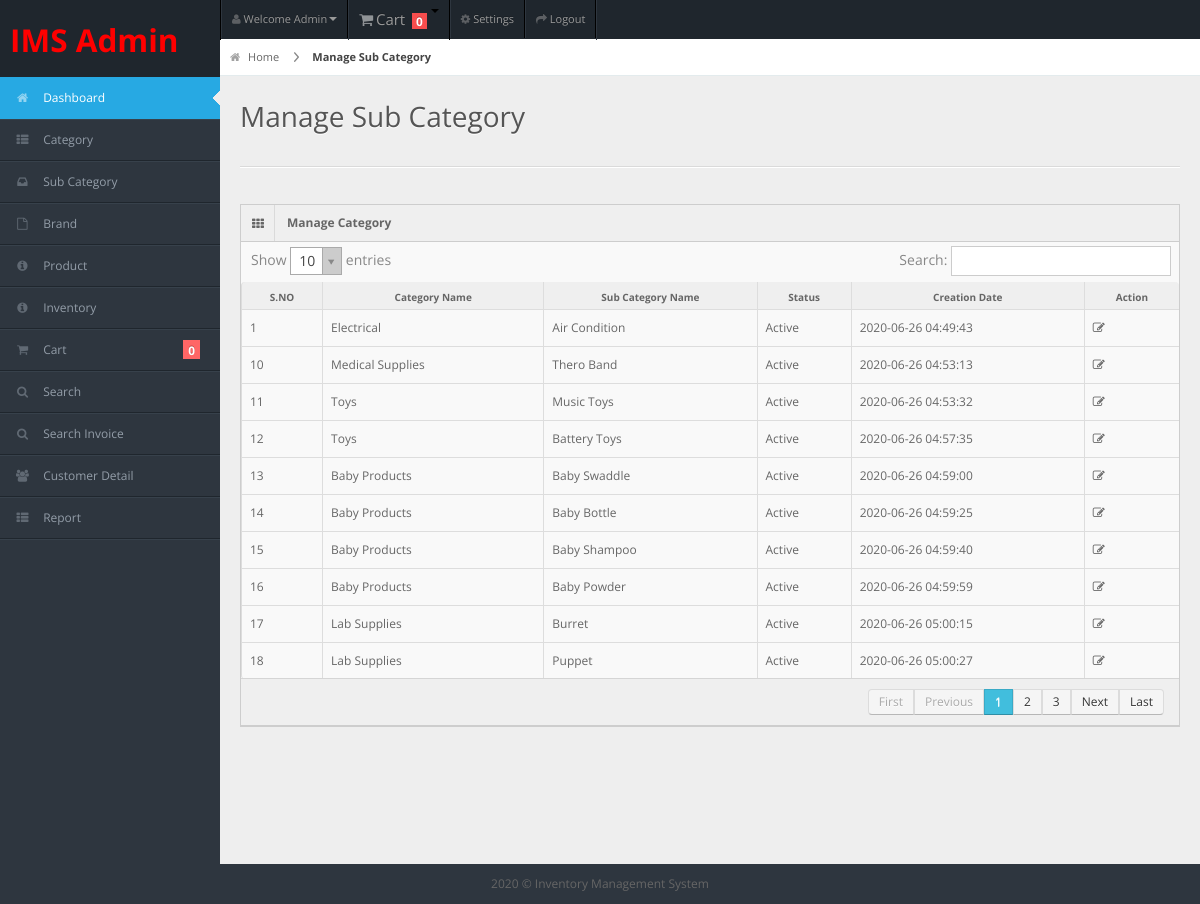
Screenshot of /admin/manage-subcategory.php (signed in) with the database file from the repository.
### tables this page shows
CREATE TABLE `tblsubcategory` (
  `ID` int(10) NOT NULL,
  `CatID` int(5) DEFAULT NULL,
  `SubCategoryname` varchar(200) DEFAULT NULL,
  `Status` int(2) DEFAULT NULL,
  `CreationDate` timestamp NULL DEFAULT current_timestamp()
);

CREATE TABLE `tblcategory` (
  `ID` int(10) NOT NULL,
  `CategoryName` varchar(200) DEFAULT NULL,
  `Status` int(2) DEFAULT NULL,
  `CreationDate` timestamp NULL DEFAULT current_timestamp()
);

### admin/manage-subcategory.php (the view, shortened to what this page needs)
<?php
include('includes/dbconnection.php');
if (strlen($_SESSION['imsaid']==0)) {
  header('location:logout.php');
  } else{
  ?>
<!DOCTYPE html>
<html lang="en">
<head>
<?php include_once('includes/cs.php');?>
</head>
<body>
<?php include_once('includes/header.php');?>
<?php include_once('includes/sidebar.php');?>
<div id="content">
  <div id="content-header">
    <div id="breadcrumb"> <a href="dashboard.php" title="Go to Home" class="tip-bottom"><i class="icon-home"></i> Home</a> <a href="manage-subcategory.php" class="current">Manage Sub Category</a> </div>
    <h1>Manage Sub Category</h1>
  </div>
  <div class="container-fluid">
    <hr>
    <div class="row-fluid">
      <div class="span12">
        <div class="widget-box">
          <div class="widget-title"> <span class="icon"><i class="icon-th"></i></span>
            <h5>Manage Category</h5>
          </div>
          <div class="widget-content nopadding">
            <table class="table table-bordered data-table">
              <thead>
                <tr>
                  <th>S.NO</th>
                  <th>Category Name</th>
                  <th>Sub Category Name</th>
                  <th>Status</th>
                  <th>Creation Date</th>
                  <th>Action</th>
                </tr>
              </thead>
              <tbody>
                <?php
$ret=mysqli_query($con,"select tblcategory.CategoryName,tblsubcategory.ID as sid,tblsubcategory.SubCategoryname,tblsubcategory.Status,tblsubcategory.CreationDate from  tblsubcategory join tblcategory on tblcategory.ID=tblsubcategory.CatID");
$cnt=1;
while ($row=mysqli_fetch_array($ret)) {
?>
                <tr class="gradeX">
                  <td><?php echo $cnt;?></td>
                  <td><?php  echo $row['CategoryName'];?></td>
                  <td><?php  echo $row['SubCategoryname'];?></td>
                  <?php if($row['Status']=="1"){ ?>
                     <td><?php echo "Active"; ?></td>
<?php } else { ?>                  <td><?php echo "Inactive"; ?>
                  </td>
                  <?php } ?>
                  <td><?php  echo $row['CreationDate'];?></td>
                  <td class="center"><a href="editsubcategory.php?scid=<?php echo $row['sid'];?>"><i class=" icon-edit"></i></a></td>
                </tr>
                <?php
$cnt=$cnt+1;
}?>
              </tbody>
            </table>
          </div>
        </div>
      </div>
    </div>
  </div>
</div>
<?php include_once('includes/footer.php');?>
</body>
</html>
<?php } ?>

### admin/includes/header.php (shortened to what this page needs)
<div id="header">
  <h2 style="padding-top: 20px;padding-left: 10px"><a href="dashboard.php"><strong style="color: red">IMS Admin</strong></a></h2>
</div>
<div id="user-nav" class="navbar navbar-inverse">
  <ul class="nav">
    <?php
$ret=mysqli_query($con,"select AdminName from tbladmin");
$row=mysqli_fetch_array($ret);
$name=$row['AdminName'];
?>
    <li  class="dropdown" id="profile-messages" ><a title="" href="#" data-toggle="dropdown" data-target="#profile-messages" class="dropdown-toggle"><i class="icon icon-user"></i>  <span class="text">Welcome <?php echo $name; ?></span><b class="caret"></b></a>
    </li>
    <?php $ret=mysqli_query($con,"Select * from tblcart where IsCheckOut='0'");
$cartcountcount=mysqli_num_rows($ret);
?>
    <li id="menu-messages"><a href="cart.php" data-target="#menu-messages" ><i class="icon icon-shopping-cart" style="color: white;font-size: 15px"></i> <span class="text" style="font-size: 15px">Cart</span> <span class="label label-important"><?php echo htmlentities($cartcountcount);?></span><b class="caret"></b></a>
    </li>
    <li class=""><a title="" href="change-password.php"><i class="icon icon-cog"></i> <span class="text">Settings</span></a></li>
    <li class=""><a title="" href="logout.php"><i class="icon icon-share-alt"></i> <span class="text">Logout</span></a></li>
  </ul>
</div>

### admin/css/matrix-style.css (style rules this page uses)
* { outline:none !important; -moz-outline: none !important; }
html, body { height:100% }
body { overflow-x: hidden; margin-top: -10px; font-family: 'Open Sans', sans-serif; font-size:12px; color:#666; }
a { color:#666; }
select, textarea, input[type="text"], input[type="password"], input[type="datetime"], input[type="datetime-local"], input[type="date"], input[type="month"], input[type="time"], input[type="week"], input[type="number"], input[type="email"], input[type="url"], input[type="search"], input[type="tel"], input[type="color"], .uneditable-input, .label, .dropdown-menu, .btn, .well, .progress, .table-bordered, .btn-group > .btn:first-child, .btn-group > .btn:last-child, .btn-group > .btn:last-child, .btn-group > .dropdown-toggle, .alert { border-radius:0px; }
hr { border-top-color:#dadada; }
.label-important, .badge-important { background:#f74d4d; }
#header { height: 77px; position: relative; width: 100%; z-index: -9; }
#user-nav { position: absolute; left: 220px; top:0px; z-index: 20; margin: 0; }
#user-nav > ul { margin: 0; padding: 0; list-style: none; border-right: 1px solid #2e363f;border-left: 1px solid #000; }
#user-nav > ul > li { float: left; list-style-type: none; margin: 0; position: relative; padding: 0; border-left: 1px solid #2e363f; border-right: 1px solid #000; }
#user-nav > ul > li > a { padding:9px 10px; display: block; font-size: 11px; }
#user-nav > ul > li > a > i, #sidebar li a i { opacity: .5; margin-top: 2px; }
#user-nav > ul > li > a > .label { vertical-align: middle; padding: 1px 4px 1px; margin: -2px 4px 0; display: inline-block; }
#content { background: none repeat scroll 0 0 #eeeeee; margin-left: 220px; margin-right: 0; padding-bottom: 25px; position: relative; min-height:100%; width: auto; }
#content-header { position: abslute; width: 100%; margin-top: -38px; z-index: 20; }
#content-header h1 { color: #555555; font-size: 28px; font-weight: normal; float: none; text-shadow: 0 1px 0 #ffffff; margin-left: 20px; position: relative; }
#content-header h1, #content-header .btn-group { margin-top: 20px; }
#breadcrumb { background-color: #fff; border-bottom: 1px solid #e3ebed; }
#breadcrumb a { padding: 8px 20px 8px 10px; display: inline-block; background-image: url('../img/breadcrumb.png'); background-position: center right; background-repeat: no-repeat; font-size: 11px; color: #666666; }
#breadcrumb a:last-child { background-image:none; }
#breadcrumb a.current { font-weight: bold; color: #444444; }
#breadcrumb a i { margin-right: 5px; opacity: .6; }
.stat-boxes .peity_bar_good, .stat-boxes .peity_line_good, { color: #459D1C; }
.widget-box { background: none repeat scroll 0 0 #F9F9F9; border-left: 1px solid #CDCDCD; border-top: 1px solid #CDCDCD; border-right: 1px solid #CDCDCD; clear: both; margin-top: 16px; margin-bottom: 16px; position: relative; }
.widget-title, .modal-header, .table th, div.dataTables_wrapper .ui-widget-header { background:#efefef; border-bottom: 1px solid #CDCDCD; height: 36px; }
.widget-title span.icon { padding: 9px 10px 7px 11px; float: left; border-right:1px solid #dadada; }
.widget-title h5 { color: #666; float: left; font-size: 12px; font-weight: bold; padding: 12px; line-height: 12px; margin: 0; }
.widget-content { padding:15px; border-bottom: 1px solid #cdcdcd; }
.table th { height: auto; font-size: 10px; padding: 5px 10px 2px; border-bottom: 0; text-align: center; color: #666666; }
.nopadding { padding: 0 !important; }
.nopadding .table { margin-bottom: 0; }
.nopadding .table-bordered { border: 0; }

### admin/css/matrix-media.css (style rules this page uses)
body { background:#2E363F; }
#header { background-color: #1f262d; margin-top:10px; }

### rows the page displays
tblsubcategory: tblcategory.CategoryName "Electrical", SubCategoryname "Air Condition", Status "Active", CreationDate "2020-06-26 04:49:43"
tblsubcategory: tblcategory.CategoryName "Medical Supplies", SubCategoryname "Thero Band", Status "Active", CreationDate "2020-06-26 04:53:13"
tblsubcategory: tblcategory.CategoryName "Toys", SubCategoryname "Music Toys", Status "Active", CreationDate "2020-06-26 04:53:32"
tblsubcategory: tblcategory.CategoryName "Toys", SubCategoryname "Battery Toys", Status "Active", CreationDate "2020-06-26 04:57:35"
tblsubcategory: tblcategory.CategoryName "Baby Products", SubCategoryname "Baby Swaddle", Status "Active", CreationDate "2020-06-26 04:59:00"
tblsubcategory: tblcategory.CategoryName "Baby Products", SubCategoryname "Baby Bottle", Status "Active", CreationDate "2020-06-26 04:59:25"
tblsubcategory: tblcategory.CategoryName "Baby Products", SubCategoryname "Baby Shampoo", Status "Active", CreationDate "2020-06-26 04:59:40"
tblsubcategory: tblcategory.CategoryName "Baby Products", SubCategoryname "Baby Powder", Status "Active", CreationDate "2020-06-26 04:59:59"
tblsubcategory: tblcategory.CategoryName "Lab Supplies", SubCategoryname "Burret", Status "Active", CreationDate "2020-06-26 05:00:15"
tblsubcategory: tblcategory.CategoryName "Lab Supplies", SubCategoryname "Puppet", Status "Active", CreationDate "2020-06-26 05:00:27"

### other values shown
$name "Admin"
$cartcountcount "0"
